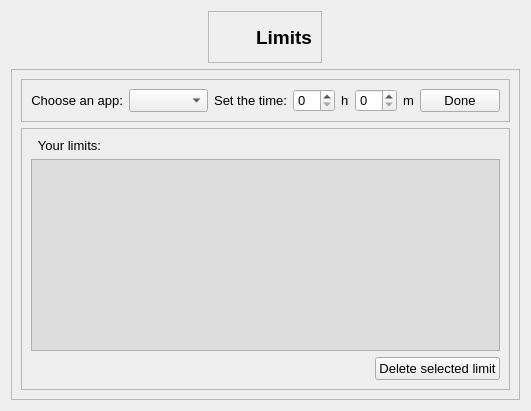
            <widget class="QWidget" name="lock_page">
             <layout class="QVBoxLayout" name="verticalLayout_4">
              <item alignment="Qt::AlignHCenter|Qt::AlignTop">
               <widget class="QFrame" name="lock_title_fr">
                <property name="frameShape">
                 <enum>QFrame::StyledPanel</enum>
                </property>
                <property name="frameShadow">
                 <enum>QFrame::Raised</enum>
                </property>
                <layout class="QHBoxLayout" name="horizontalLayout_13">
                 <item>
                  <widget class="QLabel" name="lock_icon">
                   <property name="sizePolicy">
                    <sizepolicy hsizetype="Maximum" vsizetype="Preferred">
                     <horstretch>0</horstretch>
                     <verstretch>0</verstretch>
                    </sizepolicy>
                   </property>
                   <property name="minimumSize">
                    <size>
                     <width>32</width>
                     <height>32</height>
                    </size>
                   </property>
                   <property name="text">
                    <string/>
                   </property>
                   <property name="pixmap">
                    <pixmap resource="icons.qrc">:/icons/icons/key.svg</pixmap>
                   </property>
                  </widget>
                 </item>
                 <item>
                  <widget class="QLabel" name="lock_title_lbl">
                   <property name="sizePolicy">
                    <sizepolicy hsizetype="Maximum" vsizetype="Preferred">
                     <horstretch>0</horstretch>
                     <verstretch>0</verstretch>
                    </sizepolicy>
                   </property>
                   <property name="font">
                    <font>
                     <family>MS Shell Dlg 2</family>
                     <pointsize>14</pointsize>
                     <weight>75</weight>
                     <italic>false</italic>
                     <bold>true</bold>
                    </font>
                   </property>
                   <property name="styleSheet">
                    <string notr="true">font: 14pt &quot;MS Shell Dlg 2&quot;;
font-weight: bold;</string>
                   </property>
                   <property name="text">
                    <string>Limits</string>
                   </property>
                   <property name="alignment">
                    <set>Qt::AlignCenter</set>
                   </property>
                  </widget>
                 </item>
                </layout>
               </widget>
              </item>
              <item>
               <widget class="QFrame" name="lock_body_fr">
                <property name="sizePolicy">
                 <sizepolicy hsizetype="Preferred" vsizetype="Expanding">
                  <horstretch>0</horstretch>
                  <verstretch>0</verstretch>
                 </sizepolicy>
                </property>
                <property name="styleSheet">
                 <string notr="true">font: 10pt;</string>
                </property>
                <property name="frameShape">
                 <enum>QFrame::StyledPanel</enum>
                </property>
                <property name="frameShadow">
                 <enum>QFrame::Raised</enum>
                </property>
                <layout class="QVBoxLayout" name="verticalLayout_10">
                 <item alignment="Qt::AlignTop">
                  <widget class="QFrame" name="new_limit_fr">
                   <property name="styleSheet">
                    <string notr="true"/>
                   </property>
                   <property name="frameShape">
                    <enum>QFrame::StyledPanel</enum>
                   </property>
                   <property name="frameShadow">
                    <enum>QFrame::Raised</enum>
                   </property>
                   <layout class="QHBoxLayout" name="horizontalLayout_12">
                    <item>
                     <widget class="QLabel" name="label">
                      <property name="text">
                       <string>Choose an app:</string>
                      </property>
                      <property name="alignment">
                       <set>Qt::AlignRight|Qt::AlignTrailing|Qt::AlignVCenter</set>
                      </property>
                     </widget>
                    </item>
                    <item>
                     <widget class="QComboBox" name="choose_app"/>
                    </item>
                    <item>
                     <widget class="QLabel" name="label_2">
                      <property name="text">
                       <string>Set the time:</string>
                      </property>
                      <property name="alignment">
                       <set>Qt::AlignRight|Qt::AlignTrailing|Qt::AlignVCenter</set>
                      </property>
                     </widget>
                    </item>
                    <item>
                     <widget class="QSpinBox" name="choose_time_h">
                      <property name="sizePolicy">
                       <sizepolicy hsizetype="Maximum" vsizetype="Fixed">
                        <horstretch>0</horstretch>
                        <verstretch>0</verstretch>
                       </sizepolicy>
                      </property>
                     </widget>
                    </item>
                    <item>
                     <widget class="QLabel" name="label_3">
                      <property name="sizePolicy">
                       <sizepolicy hsizetype="Maximum" vsizetype="Preferred">
                        <horstretch>0</horstretch>
                        <verstretch>0</verstretch>
                       </sizepolicy>
                      </property>
                      <property name="text">
                       <string>h</string>
                      </property>
                     </widget>
                    </item>
                    <item>
                     <widget class="QSpinBox" name="choose_time_m">
                      <property name="sizePolicy">
                       <sizepolicy hsizetype="Maximum" vsizetype="Fixed">
                        <horstretch>0</horstretch>
                        <verstretch>0</verstretch>
                       </sizepolicy>
                      </property>
                     </widget>
                    </item>
                    <item>
                     <widget class="QLabel" name="label_4">
                      <property name="sizePolicy">
                       <sizepolicy hsizetype="Maximum" vsizetype="Preferred">
                        <horstretch>0</horstretch>
                        <verstretch>0</verstretch>
                       </sizepolicy>
                      </property>
                      <property name="text">
                       <string>m</string>
                      </property>
                     </widget>
                    </item>
                    <item alignment="Qt::AlignRight">
                     <widget class="QPushButton" name="submit_limit">
                      <property name="minimumSize">
                       <size>
                        <width>40</width>
                        <height>0</height>
                       </size>
                      </property>
                      <property name="styleSheet">
                       <string notr="true">:hover {
	color: rgb(246, 238, 255);
	background-color: rgb(48, 158, 255);
}

:pressed {
	background-color: rgb(146, 188, 255);
}</string>
                      </property>
                      <property name="text">
                       <string>Done</string>
                      </property>
                     </widget>
                    </item>
                   </layout>
                  </widget>
                 </item>
                 <item>
                  <widget class="QFrame" name="existing_limits_fr">
                   <property name="sizePolicy">
                    <sizepolicy hsizetype="Preferred" vsizetype="Expanding">
                     <horstretch>0</horstretch>
                     <verstretch>0</verstretch>
                    </sizepolicy>
                   </property>
                   <property name="frameShape">
                    <enum>QFrame::StyledPanel</enum>
                   </property>
                   <property name="frameShadow">
                    <enum>QFrame::Raised</enum>
                   </property>
                   <layout class="QVBoxLayout" name="verticalLayout_11">
                    <item>
                     <widget class="QLabel" name="label_5">
                      <property name="styleSheet">
                       <string notr="true"/>
                      </property>
                      <property name="text">
                       <string>  Your limits:</string>
                      </property>
                      <property name="alignment">
                       <set>Qt::AlignLeading|Qt::AlignLeft|Qt::AlignVCenter</set>
                      </property>
                     </widget>
                    </item>
                    <item>
                     <widget class="QListWidget" name="limits_list">
                      <property name="styleSheet">
                       <string notr="true">background-color: rgba(220, 220, 220, 231);
</string>
                      </property>
                     </widget>
                    </item>
                    <item alignment="Qt::AlignRight">
                     <widget class="QPushButton" name="del_selected_limit">
                      <property name="styleSheet">
                       <string notr="true">:hover {
	color: rgb(246, 238, 255);
	background-color: rgb(48, 158, 255);
}

:pressed {
	background-color: rgb(146, 188, 255);
}</string>
                      </property>
                      <property name="text">
                       <string>Delete selected limit</string>
                      </property>
                     </widget>
                    </item>
                   </layout>
                  </widget>
                 </item>
                </layout>
               </widget>
              </item>
             </layout>
            </widget>
